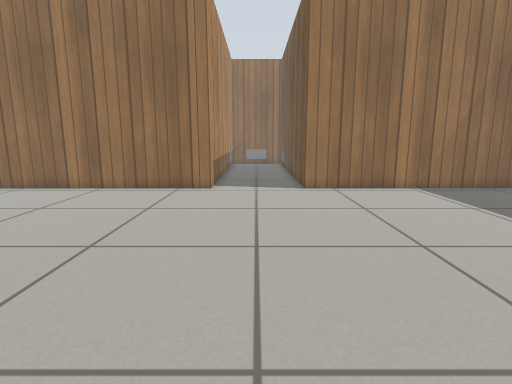
View 1 (above)

14 first-person views from a walk through a world built for the Gazebo simulator. The camera is 0.64 m above the floor, tilts 10° down and sees 80° across. The floor is counted in squares, 0.25 m on a side. Each view is taken from the middle of a square. On the plan, view 1 faces up. The plan holds only what a view shows up to about 19 squares ahead; the rest is blank. Gazebo's built-in surfaces are drawn with simple patterns.

View 2
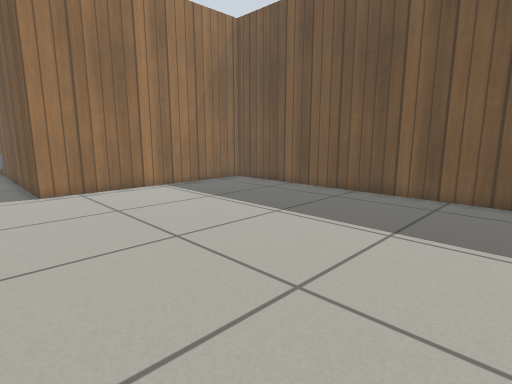

View 3
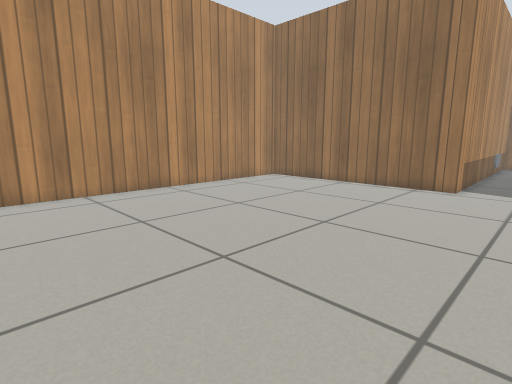

View 4
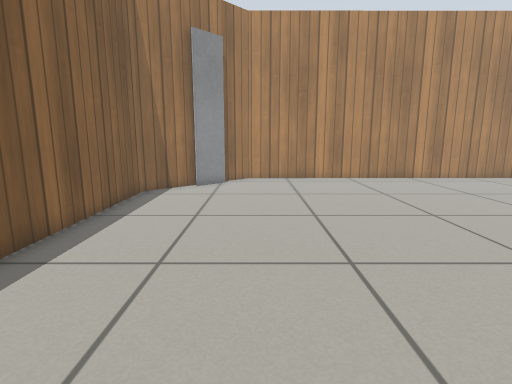

View 5
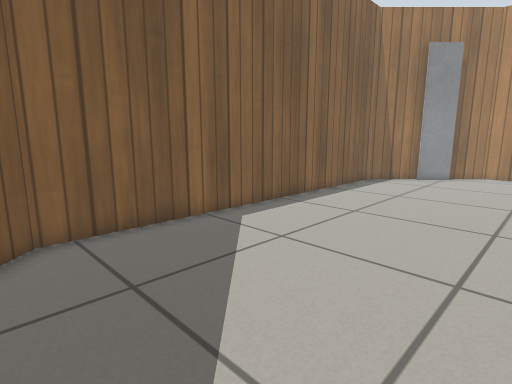

View 6
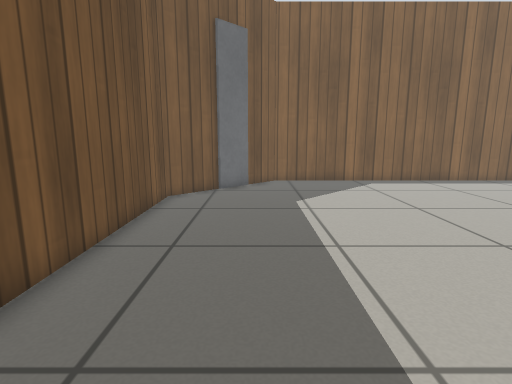

View 7
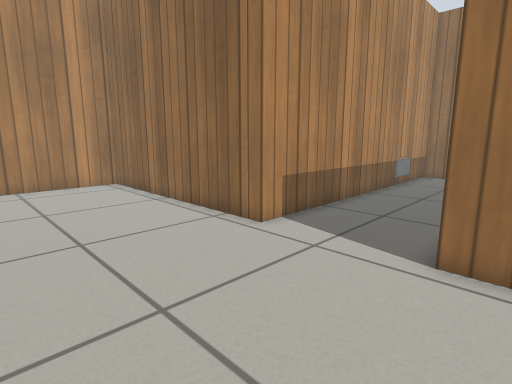

View 8
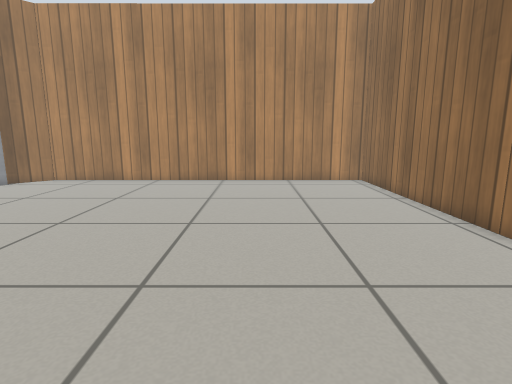

View 9
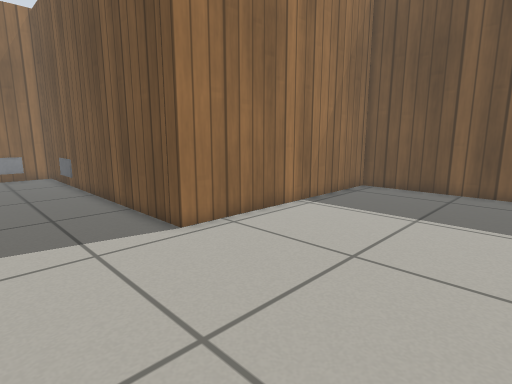

View 10
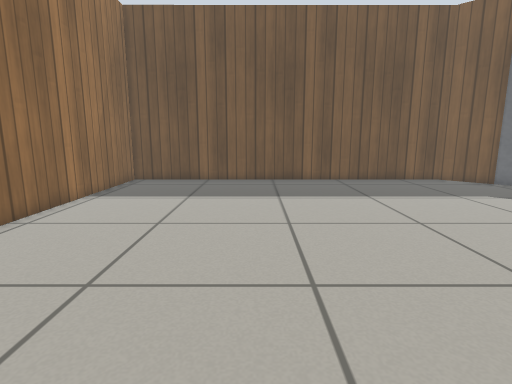

View 11
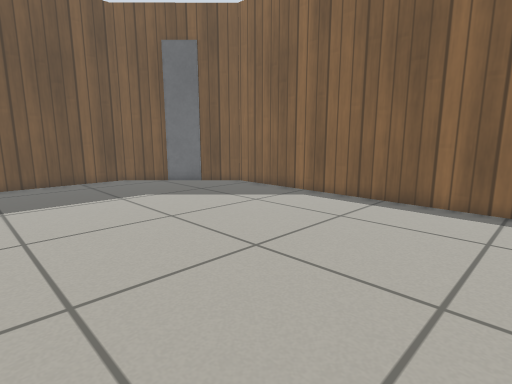

View 12
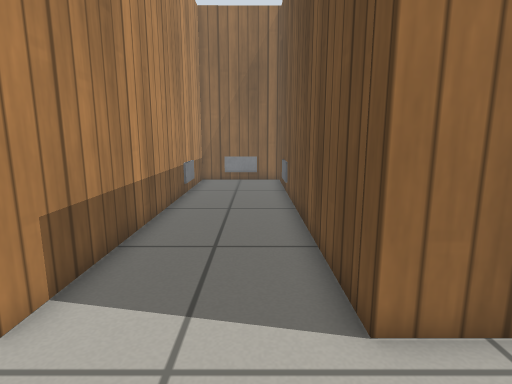

View 13
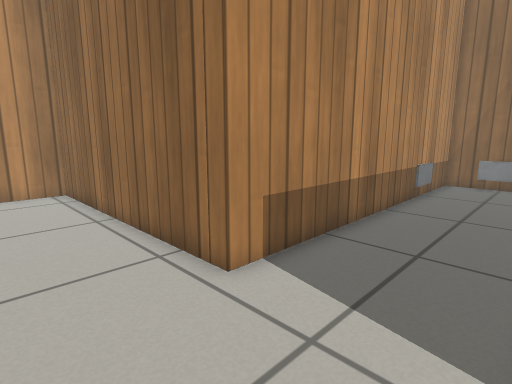

View 14
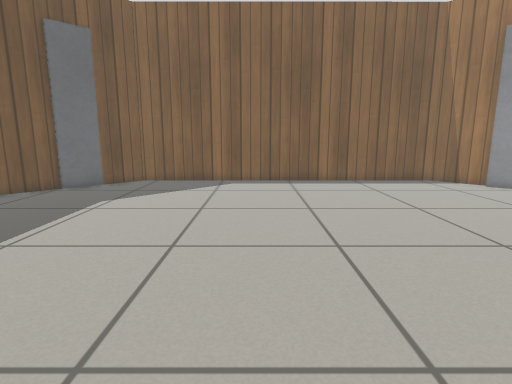

### Floor plan
Points are (right, up) in squares from view 1. A wall is a line through its corners. A room is listed if a view was taken in it or the views show most of it. See-through windows are left out.
Room 1 (views 1, 2, 3, 4, 5, 6, 7, 8, 9, 10, 11, 12, 13, 14)
walls: (-11.9, -4.7) (-10.3, -6.2); (-10.8, -6.3) (-8.6, -8.5) (8.9, -8.5) (10.6, -6.7); (10.3, -6.8) (11.9, -5.2); (11.4, -5.9) (13.9, -3.4) (13.9, 15.6) (2.5, 15.6) (2.5, 31) (-2.3, 31) (-2.3, 15.6) (-13.7, 15.5) (-13.7, -3.4) (-12, -5.1)

Where each view was taken, in squares from view 1:
view 1: 0 up, 0 right, facing up
view 2: 0 up, 0 right, facing up-right
view 3: 1 down, 1 right, facing up-left
view 4: 3 down, 6 right, facing left
view 5: 0 up, 10 right, facing down-left
view 6: 10 up, 10 right, facing down
view 7: 9 up, 4 right, facing up-left
view 8: 9 up, 5 right, facing left
view 9: 8 up, 2 left, facing up-right
view 10: 8 up, 5 left, facing right
view 11: 4 up, 5 left, facing down-right
view 12: 12 up, 1 right, facing up
view 13: 12 up, 2 right, facing up-left
view 14: 10 up, 2 right, facing down
